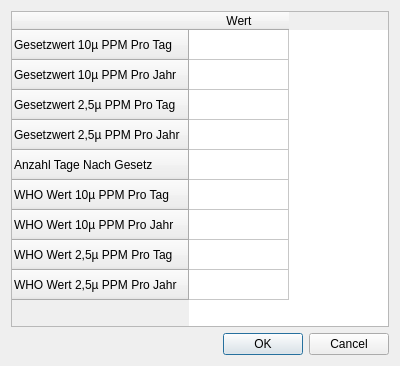
<?xml version="1.0" encoding="UTF-8"?>
<ui version="4.0">
 <class>ResultSettingsDialog</class>
 <widget class="QDialog" name="ResultSettingsDialog">
  <property name="geometry">
   <rect>
    <x>0</x>
    <y>0</y>
    <width>400</width>
    <height>366</height>
   </rect>
  </property>
  <property name="windowTitle">
   <string>ResultSettingsDialog</string>
  </property>
  <layout class="QVBoxLayout" name="verticalLayout">
   <item>
    <widget class="QTableWidget" name="SettingsDataWidget">
     <row>
      <property name="text">
       <string>Gesetzwert 10µ PPM Pro Tag</string>
      </property>
     </row>
     <row>
      <property name="text">
       <string>Gesetzwert 10µ PPM Pro Jahr</string>
      </property>
     </row>
     <row>
      <property name="text">
       <string>Gesetzwert 2,5µ PPM Pro Tag</string>
      </property>
     </row>
     <row>
      <property name="text">
       <string>Gesetzwert 2,5µ PPM Pro Jahr</string>
      </property>
     </row>
     <row>
      <property name="text">
       <string>Anzahl Tage Nach Gesetz</string>
      </property>
     </row>
     <row>
      <property name="text">
       <string>WHO Wert 10µ PPM Pro Tag</string>
      </property>
     </row>
     <row>
      <property name="text">
       <string>WHO Wert 10µ PPM Pro Jahr</string>
      </property>
     </row>
     <row>
      <property name="text">
       <string>WHO Wert 2,5µ PPM Pro Tag</string>
      </property>
     </row>
     <row>
      <property name="text">
       <string>WHO Wert 2,5µ PPM Pro Jahr</string>
      </property>
     </row>
     <column>
      <property name="text">
       <string>Wert</string>
      </property>
     </column>
    </widget>
   </item>
   <item>
    <widget class="QDialogButtonBox" name="buttonBox">
     <property name="standardButtons">
      <set>QDialogButtonBox::Cancel|QDialogButtonBox::Ok</set>
     </property>
    </widget>
   </item>
  </layout>
 </widget>
 <layoutdefault spacing="6" margin="11"/>
 <resources/>
 <connections/>
</ui>
